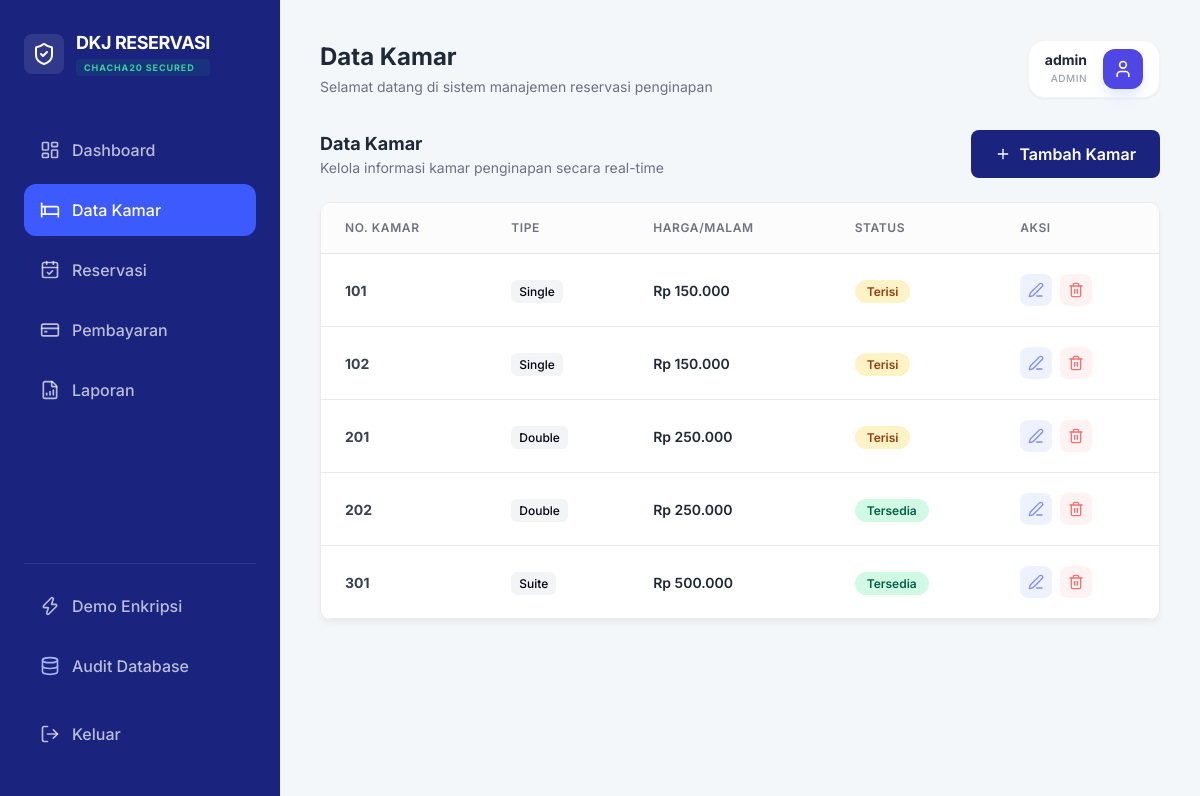
Before: /dashboard.php?page=rooms (signed in) with the older database file.
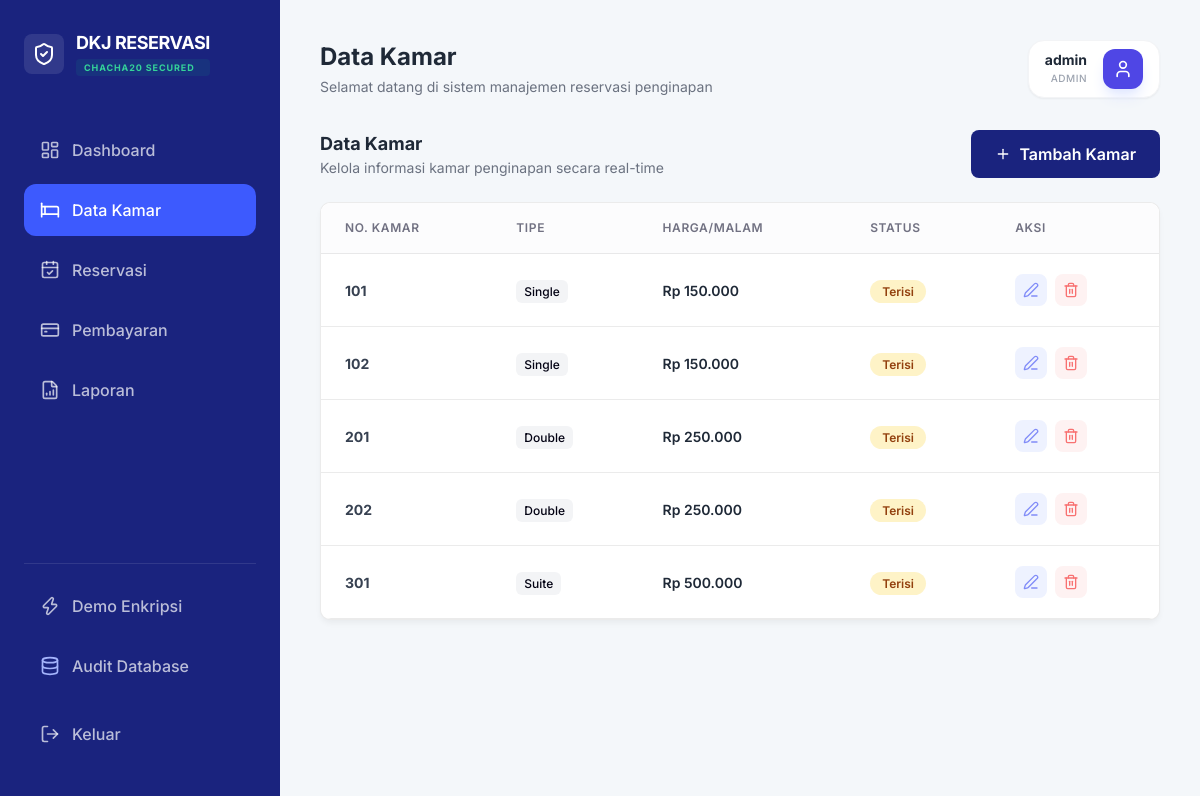
After: the same page with the newer database file.
### tables this page shows
CREATE TABLE rooms (
        id INTEGER PRIMARY KEY AUTOINCREMENT,
        room_number TEXT UNIQUE,
        type TEXT,
        price INTEGER,
        status TEXT DEFAULT 'available'
    );

### modules/rooms.php (the view, shortened to what this page needs)
<?php
$rooms = $db->query("SELECT * FROM rooms ORDER BY room_number ASC")->fetchAll(PDO::FETCH_ASSOC);
?>
<div class="flex justify-between items-center mb-6">
    <div>
        <h3 class="text-lg font-bold text-gray-800">Data Kamar</h3>
        <p class="text-sm text-gray-500">Kelola informasi kamar penginapan secara real-time</p>
    </div>
    <button onclick="openModal('addRoomModal')" class="btn-primary flex items-center gap-2">
        <i data-lucide="plus" class="w-4 h-4"></i> Tambah Kamar
    </button>
</div>
<div class="card p-0 overflow-hidden">
    <div class="table-container border-none">
        <table>
            <thead>
                <tr>
                    <th>No. Kamar</th>
                    <th>Tipe</th>
                    <th>Harga/Malam</th>
                    <th>Status</th>
                    <th>Aksi</th>
                </tr>
            </thead>
            <tbody>
                <?php foreach ($rooms as $r): ?>
                <tr>
                    <td class="font-bold text-gray-700"><?= $r['room_number'] ?></td>
                    <td><span class="text-xs px-2 py-1 bg-gray-100 rounded-md font-medium"><?= $r['type'] ?></span></td>
                    <td class="font-semibold text-gray-800">Rp <?= number_format($r['price'], 0, ',', '.') ?></td>
                    <td>
                        <span class="badge-status <?= $r['status'] === 'available' ? 'badge-success' : 'badge-warning' ?>">
                            <?= $r['status'] === 'available' ? 'Tersedia' : 'Terisi' ?>
                        </span>
                    </td>
                    <td>
                        <div class="flex items-center gap-2">
                            <button onclick='editRoom(<?= json_encode($r) ?>)' class="p-2 text-indigo-400 hover:text-indigo-600 bg-indigo-50 rounded-lg">
                                <i data-lucide="edit-3" class="w-4 h-4"></i>
                            </button>
                            <form method="POST" class="inline" onsubmit="return confirm('Hapus kamar ini?')">
                                <button type="submit" class="p-2 text-red-400 hover:text-red-600 bg-red-50 rounded-lg">
                                    <i data-lucide="trash-2" class="w-4 h-4"></i>
                                </button>
                            </form>
                        </div>
                    </td>
                </tr>
                <?php endforeach; ?>
            </tbody>
        </table>
    </div>
</div>

Changed rows visible on the page:
changed rooms (number 4 of 5 on the later page): status "Tersedia" → "Terisi"
changed rooms "Suite": status "Tersedia" → "Terisi"
